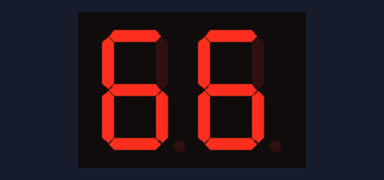
A sketch run on a simulated Arduino Uno, built with avr-gcc and run on an emulated ATmega328P. Shown: 2-digit seven-segment display. Wiring (inferred from the names in the program): 2-digit 7-segment display, segments lit when HIGH: segments pin 2, pin 3, pin 4, pin 5, pin 6, pin 7, pin 8; digit selects pin 10, pin 11. The segment pins are drawn as the display they are named for.

Above: at 0.1 s.
At 4.2 s:
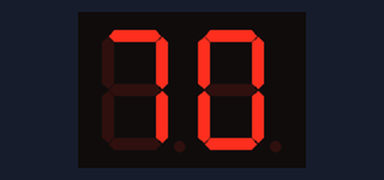
At 8.3 s:
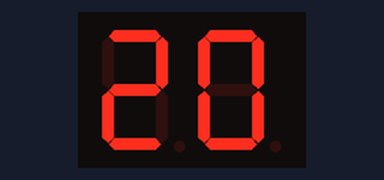
At 12.3 s:
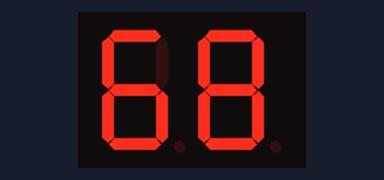

Measured:
- by itself, everything shown: repeats every 16.3 s, in 4 steps
- what the display in image 0 shows lasts 4.1 s, from 0.0 s to 4.1 s

The sketch:

lab11_7seg2_fromkarn.ino
```cpp
// กำหนดขาเชื่อมต่อ 7-segment display
int A = 2, B = 3, C = 4, D = 5, E = 6, f = 7, G = 8; // กำหนดขา A-G
int port[7] = {A, B, C, D, E, f, G}; // อาเรย์เพื่อจัดเก็บหมายเลขขา
int num_array[10][7] = {  { 1,1,1,1,1,1,0 },    // 0
                          { 0,1,1,0,0,0,0 },    // 1
                          { 1,1,0,1,1,0,1 },    // 2
                          { 1,1,1,1,0,0,1 },    // 3
                          { 0,1,1,0,0,1,1 },    // 4
                          { 1,0,1,1,0,1,1 },    // 5
                          { 1,0,1,1,1,1,1 },    // 6
                          { 1,1,1,0,0,0,0 },    // 7
                          { 1,1,1,1,1,1,1 },    // 8
                          { 1,1,1,0,0,1,1 }
                       };   // 9

void setup() {
  Serial.begin(9600); // เริ่มการสื่อสารผ่าน Serial ที่ 9600 bps
  for (int i = 0; i < 7; i++) {
    pinMode(port[i], OUTPUT); // กำหนดขาทั้งหมดเป็น OUTPUT
  }
  pinMode(10, OUTPUT);
  pinMode(11, OUTPUT);
}

void loop() {
  // แสดงเลข 0 ถึง 5
  int interval = 5;

  char id[] = "66070286";
  for (int num = 0; num < 8; num+=2) {
    for (int times = 0; times <= (2000/interval); times++) {
      displayNumber(id[num] - '0', 1); // เรียกใช้ฟังก์ชันเพื่อแสดงเลข
      delay(interval); // หน่วงเวลา 1 วินาทีก่อนแสดงเลขถัดไป
      displayNumber(id[num+1] - '0', 2); // เรียกใช้ฟังก์ชันเพื่อแสดงเลข
      delay(interval); // หน่วงเวลา 1 วินาทีก่อนแสดงเลขถัดไป
    }
  }
}
// ฟังก์ชันสำหรับแสดงเลข 0 ถึง 9 บน 7-segment
void displayNumber(int num, int digit) {
  // ปิด segment ทั้งหมดก่อน
  for (int i = 0; i < 7; i++) {
    digitalWrite(port[i], LOW); // ปิดทุก segment
  }

  if (digit == 1){
    digitalWrite(11, 0);
    digitalWrite(10, 1);
  } else if (digit == 2) {
    digitalWrite(11, 1);
    digitalWrite(10, 0);
  }

  // ใช้ switch-case เพื่อตรวจสอบเลขที่ต้องการแสดง
  switch (num) {
    case 0:
      // แสดงเลข 0
      for (int i = 0; i <= 6; i++){
        if (num_array[0][i] == 1){
        digitalWrite(port[i], HIGH);
        }
      }
      break;
    case 1:
      // แสดงเลข 1
      for (int i = 0; i <= 6; i++){
        if (num_array[1][i] == 1){
        digitalWrite(port[i], HIGH);
        }
      }
      break;
    case 2:
      // แสดงเลข 1
      for (int i = 0; i <= 6; i++){
        if (num_array[2][i] == 1){
        digitalWrite(port[i], HIGH);
        }
      }
      break;
    case 3:
      // แสดงเลข 1
      for (int i = 0; i <= 6; i++){
        if (num_array[3][i] == 1){
        digitalWrite(port[i], HIGH);
        }
      }
      break;
    case 4:
      // แสดงเลข 1
      for (int i = 0; i <= 6; i++){
        if (num_array[4][i] == 1){
        digitalWrite(port[i], HIGH);
        }
      }
      break;
    case 5:
      // แสดงเลข 1
      for (int i = 0; i <= 6; i++){
        if (num_array[5][i] == 1){
        digitalWrite(port[i], HIGH);
        }
      }
      break;
    case 6:
      // แสดงเลข 1
      for (int i = 0; i <= 6; i++){
        if (num_array[6][i] == 1){
        digitalWrite(port[i], HIGH);
        }
      }
      break;
    case 7:
      // แสดงเลข 1
      for (int i = 0; i <= 6; i++){
        if (num_array[7][i] == 1){
        digitalWrite(port[i], HIGH);
        }
      }
      break;
    case 8:
      // แสดงเลข 1
      for (int i = 0; i <= 6; i++){
        if (num_array[8][i] == 1){
        digitalWrite(port[i], HIGH);
        }
      }
      break;
    case 9:
      // แสดงเลข 1
      for (int i = 0; i <= 6; i++){
        if (num_array[9][i] == 1){
        digitalWrite(port[i], HIGH);
        }
      }
      break;
}
}
```
